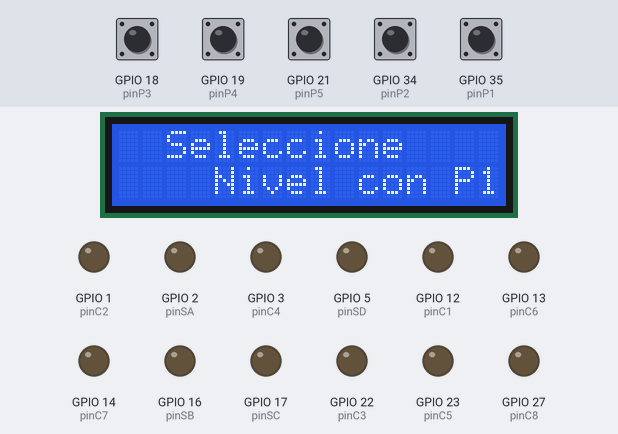
The sketch below on a simulated ESP32. Shown: 16×2 character LCD, output pins drawn as LEDs (lit = HIGH). Inputs (shaded band) come from the test bench; at power-on: GPIO 18 (pinP3), GPIO 19 (pinP4), GPIO 21 (pinP5), GPIO 34 (pinP2), GPIO 35 (pinP1) HIGH.

Above: at 1.2 s.
1.3 s: GPIO 35 (pinP1) pulled LOW for 0.15 s
At 2.2 s:
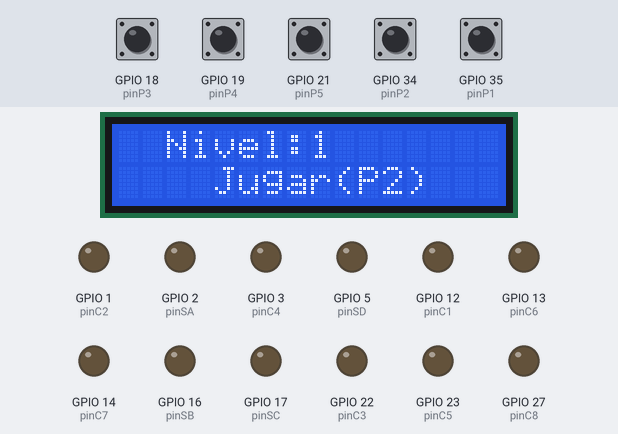
2.9 s: GPIO 34 (pinP2) pulled LOW for 0.15 s
At 4.2 s:
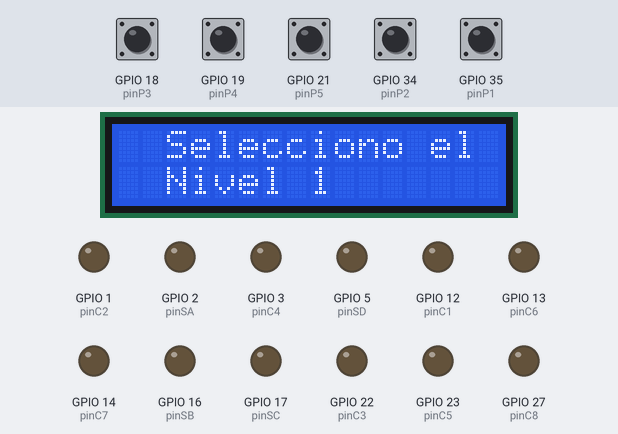
6.0 s: GPIO 18 (pinP3) pulled LOW for 0.15 s
At 6.9 s:
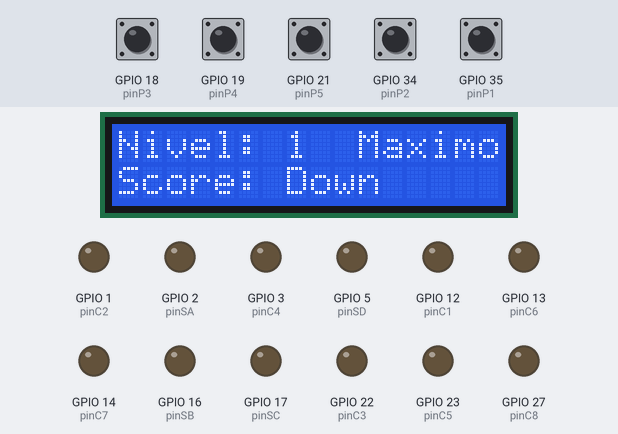
8.0 s: GPIO 21 (pinP5) pulled LOW for 0.15 s
At 9.6 s:
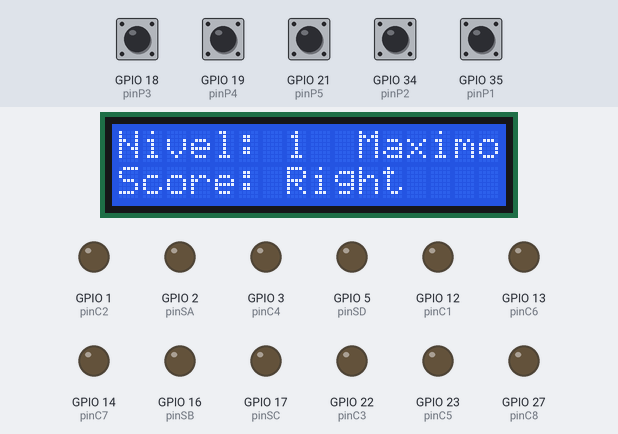
11.1 s: GPIO 19 (pinP4) pulled LOW for 0.15 s
At 12.3 s:
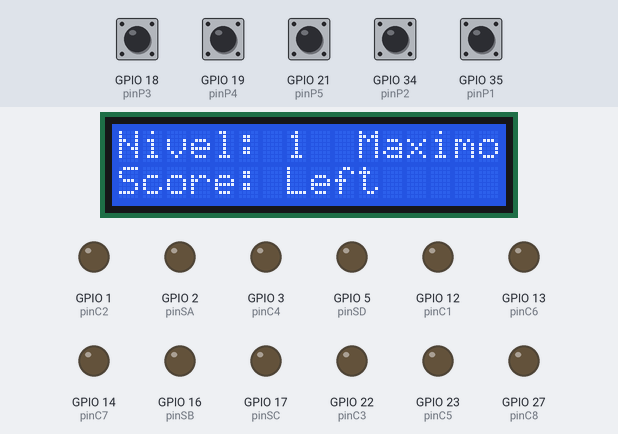
12.9 s: GPIO 34 (pinP2) pulled LOW for 1 s
At 13.6 s:
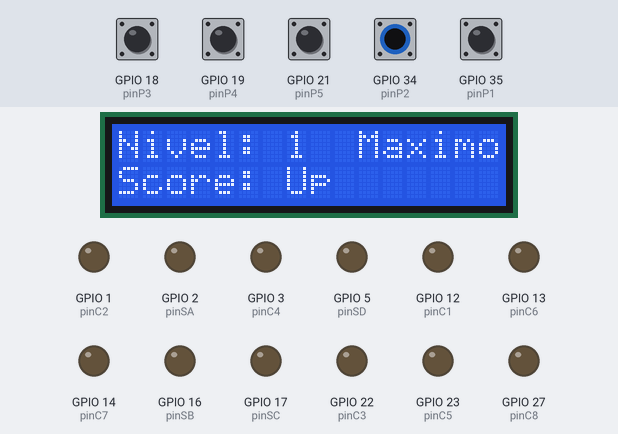
Timing chart, 0 to 15.9 s (numbered marks = the images above; inputs shaded):
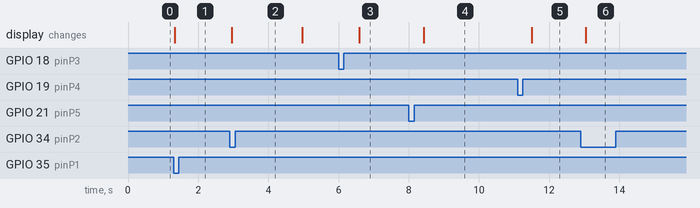

Measured:
- after the input at 1.3 s, the display: changes at once (image 1)
- after the input at 2.9 s, the display: changes after 0.06 s (image 2)
- after the input at 6.0 s, the display: changes after 0.59 s (image 3)
- after the input at 8.0 s, the display: changes after 0.42 s (image 4)
- after the input at 11.1 s, the display: changes after 0.40 s (image 5)
- after the input at 12.9 s, the display: changes after 0.14 s (image 6)

The sketch:

Proyecto_1.ino
```cpp
//################### 1.Definición de Librerias ###################
using namespace std;
#include <LiquidCrystal.h>

//################### 2. Definición de Variables ###################

//Pines de las Columnas


#define pinC1 12
#define pinC2 1
#define pinC3 22
#define pinC4 3
#define pinC5 23
#define pinC6 13
#define pinC7 14
#define pinC8 27


//Pines de las filas
#define pinSA 2
#define pinSB 16
#define pinSC 17
#define pinSD 5

/*3
  Pines con resistencia de pull-up interna (INPUT_PULLUP):
  GPIO14, GPIO16, GPIO17, GPIO18, GPIO19, GPIO21, GPIO22 y GPIO23.
*/


//Pines de los Pulsadores
//#define pinP1 16 //Pulsador de Inicio
#define pinP1 35 //Pulsador de Inicio

#define pinP2 34 //Pulsador de Arriba     Sentido = 1
#define pinP3 18 //Pulsador de Abajo      Sentido = 2
#define pinP4 19 //Pulsador de Izquierda  Sentido = 3
#define pinP5 21 //Pulsador de Derecha    Sentido = 4

// ----------- PRUEBAS  -------------------
#define LED 2 //Define GPIO2


//Pines de la Pantalla

//Define los pines utilizados del ESP32 de acuerdo a la sintaxis de la libreria
const uint8_t RS = 15, EN = 4, D4 = 26, D5 = 25, D6 = 33, D7 = 32;

//################### 3.Inicialización de Variables ###################

LiquidCrystal lcd(RS, EN, D4, D5, D6, D7); //Define el objeto "lcd"


//--------------- Pulsadores -----------------
volatile uint8_t bandera_P1, bandera_P2, bandera_P3, bandera_P4, bandera_P5 ;
volatile uint16_t tiempo_P1, tiempo_P2, tiempo_P3, tiempo_P4, tiempo_P5;
volatile uint32_t rebote_P1, rebote_P2, rebote_P3, rebote_P4, rebote_P5;
int contador_P1 = 0;
int contador_P2 = 0;
int contador_P3 = 0;
int contador_P4 = 0;
int contador_P5 = 0;

//--------------------------

//Variables Auxiliares
int Nivel = 1;
int Sentido = 0;
bool Seleccion_Nivel = true;
bool Inicio_Juego = false;
bool Pausa_Juego = false;

int Velocidad = 1;
int num_fig_ale;

int x = 0;
int y = 0;
int n = 3;


String Figura_Random;

// Definición de Figuras


// Figura 1
int L[3][4] = {
  { 1, 0, 0, 0},  // 1
  { 1, 0, 0, 0},  // 2
  { 1, 1, 0, 0},  // 3
};

// Figura 2
int Linv[3][4] = {
  { 0, 1, 0, 0 },  // 1
  { 0, 1, 0, 0 },  // 2
  { 1, 1, 0, 0 },  // 3
};

// Figura 3
int Z[3][4] = {
  { 1, 1, 0, 0 },  // 1
  { 0, 1, 1, 0 },  // 2
  { 0, 0, 0, 0 },  // 2
};

// Figura 4
int Zinv[3][4] = {
  { 0, 1, 1, 0 },  // 1
  { 1, 1, 0, 0 },  // 2
  { 0, 0, 0, 0 },  // 2
};

// Figura 5
int line[4][4] = {
  { 1, 0, 0, 0 },  // 1
  { 1, 0, 0, 0 },  // 2
  { 1, 0, 0, 0 },  // 3
  { 1, 0, 0, 0 },  // 4
};

// Figura 6
int T[3][4] = {
  { 0, 1, 0, 0 },  // 1
  { 1, 1, 1, 0 },  // 2
  { 0, 0, 0, 0 },  // 3
};

// Figura 7
int sqr[2][4] = {
  { 1, 1, 0, 0 },  // 1
  { 1, 1, 0, 0 },  // 2
};

int mem[16][8] = {
  { 0, 0, 0, 0, 0, 0, 0, 0 },  // 1
  { 0, 0, 0, 0, 0, 0, 0, 0 },  // 2
  { 0, 0, 0, 0, 0, 0, 0, 0 },  // 3
  { 0, 0, 0, 0, 0, 0, 0, 0 },  // 4
  { 0, 0, 0, 0, 0, 0, 0, 0 },  // 5
  { 0, 0, 0, 0, 0, 0, 0, 0 },  // 6
  { 0, 0, 0, 0, 0, 0, 0, 0 },  // 7
  { 0, 0, 0, 0, 0, 0, 0, 0 },  // 8
  { 0, 0, 0, 0, 0, 0, 0, 0 },  // 9
  { 0, 0, 0, 0, 0, 0, 0, 0 },  // 10
  { 0, 0, 0, 0, 0, 0, 0, 0 },  // 11
  { 0, 0, 0, 0, 0, 0, 0, 0 },  // 12
  { 0, 0, 0, 0, 0, 0, 0, 0 },  // 13
  { 0, 0, 0, 0, 0, 0, 0, 0 },  // 14
  { 0, 0, 0, 0, 0, 0, 0, 0 },  // 15
  { 0, 0, 0, 0, 0, 0, 0, 0 }   // 16
};

int canvas[16][8] = {
  { 0, 0, 0, 0, 0, 0, 0, 0 },  // 1
  { 0, 0, 0, 0, 0, 0, 0, 0 },  // 2
  { 0, 0, 0, 0, 0, 0, 0, 0 },  // 3
  { 0, 0, 0, 0, 0, 0, 0, 0 },  // 4
  { 0, 0, 0, 0, 0, 0, 0, 0 },  // 5
  { 0, 0, 0, 0, 0, 0, 0, 0 },  // 6
  { 0, 0, 0, 0, 0, 0, 0, 0 },  // 7
  { 0, 0, 0, 0, 0, 0, 0, 0 },  // 8
  { 0, 0, 0, 0, 0, 0, 0, 0 },  // 9
  { 0, 0, 0, 0, 0, 0, 0, 0 },  // 10
  { 0, 0, 0, 0, 0, 0, 0, 0 },  // 11
  { 0, 0, 0, 0, 0, 0, 0, 0 },  // 12
  { 0, 0, 0, 0, 0, 0, 0, 0 },  // 13
  { 0, 0, 0, 0, 0, 0, 0, 0 },  // 14
  { 0, 0, 0, 0, 0, 0, 0, 0 },  // 15
  { 0, 0, 0, 0, 0, 0, 0, 0 }   // 16
};


// DEFINICION INTERRUPCIONES :

//********************** PARA PULSADORES **********************
void IRAM_ATTR Int_P1() {
  contador_P1++;
  Rebote_P1();
  if (Inicio_Juego) {
    //Se activa la Funcionalidad de Pausa y Despausa
    if (Pausa_Juego) {
      Pausa_Juego = false;
    } else {
      Pausa_Juego = true;
    }

  }
}
void IRAM_ATTR Int_P2() {
  contador_P2++;
  Rebote_P2();

  if (Inicio_Juego) {
    if (Pausa_Juego) {
      Sentido = 0;
    } else {
      Sentido = 1; //Arriba
    }
  }


}
void IRAM_ATTR Int_P3() {
  contador_P3++;
  Rebote_P3();

  if (Inicio_Juego) {
    if (Pausa_Juego) {
      Sentido = 0;
    } else {
      Sentido = 2; //Abajo
    }
  }

}
void IRAM_ATTR Int_P4() {
  contador_P4++;
  Rebote_P4();

  if (Inicio_Juego) {
    if (Pausa_Juego) {
      Sentido = 0;
    } else {
      Sentido = 3; //Izquierda
    }
  }

}
void IRAM_ATTR Int_P5() {
  contador_P5++;
  Rebote_P5();

  if (Inicio_Juego) {
    if (Pausa_Juego) {
      Sentido = 0;
    } else {
      Sentido = 4; //Derecha
    }
  }

}
//**************************************************


void setup() {
  lcd.begin(16, 2); //Configurar LCD de tamaño 16x2

  //Configuracion Pulsadores
  pinMode(pinP1, INPUT_PULLUP); //Configurar GPIO16 como entrada para leer estado de pulsador N.A.
  pinMode(pinP2, INPUT_PULLUP); //Configurar GPIO17 como entrada
  pinMode(pinP3, INPUT_PULLUP); //Configurar GPIO18 como entrada
  pinMode(pinP4, INPUT_PULLUP); //Configurar GPIO19 como entrada
  pinMode(pinP5, INPUT_PULLUP); //Configurar GPIO21 como entrada

  //Configuracion de las Columnas
  pinMode(pinC1, OUTPUT);
  pinMode(pinC2, OUTPUT);
  pinMode(pinC3, OUTPUT);
  pinMode(pinC4, OUTPUT);
  pinMode(pinC5, OUTPUT);
  pinMode(pinC6, OUTPUT);
  pinMode(pinC7, OUTPUT);
  pinMode(pinC8, OUTPUT);

  //Configuracion de las Filas
  pinMode(pinSA, OUTPUT);
  pinMode(pinSB, OUTPUT);
  pinMode(pinSC, OUTPUT);
  pinMode(pinSD, OUTPUT);

  //Configuración Interrupciones Pulsadores
  attachInterrupt(digitalPinToInterrupt(pinP1), Int_P1, FALLING); //Habilita int. generada por el GPIO16
  attachInterrupt(digitalPinToInterrupt(pinP2), Int_P2, FALLING); //Habilita int. generada por el GPIO16
  attachInterrupt(digitalPinToInterrupt(pinP3), Int_P3, FALLING); //Habilita int. generada por el GPIO16
  attachInterrupt(digitalPinToInterrupt(pinP4), Int_P4, FALLING); //Habilita int. generada por el GPIO16
  attachInterrupt(digitalPinToInterrupt(pinP5), Int_P5, FALLING); //Habilita int. generada por el GPIO16
  tiempo_P1 = 250; tiempo_P2 = 250; tiempo_P3 = 250; tiempo_P4 = 250; tiempo_P5 = 250;
  bandera_P1 = 0; bandera_P2 = 0; bandera_P3 = 0; bandera_P4 = 0; bandera_P5 = 0;


}

void loop() {

  //Inicio Juego
  Pantalla_Inicio();
  if (Seleccion_Nivel) {
    if (contador_P1 > 0) {
      Pantalla_Nivel();
      if (contador_P1 > 5) {
        contador_P1 = 1;
      }
      lcd.setCursor(8, 0);
      lcd.print(contador_P1);

      //Selección Nivel

      if (contador_P2 > 0) {
        lcd.clear();
        lcd.setCursor(2, 0);
        lcd.print("Selecciono el ");
        lcd.setCursor(2, 1);
        lcd.print("Nivel ");
        lcd.print(contador_P1);
        delay(2000);
        Nivel = contador_P1;
        contador_P2 = 0;
        Seleccion_Nivel = false;
        Inicio_Juego = true;
      }

    } else {
      Pantalla_Selector_Nivel();
      contador_P2 = 0;
      contador_P3 = 0;
      contador_P4 = 0;
      contador_P5 = 0;

    }

  }

  if (Inicio_Juego) {
    if (Pausa_Juego) {
      Pantalla_Pausa();
    } else {
      Pantalla_Juego(Nivel);
      lcd.setCursor(7, 1);
      switch (Sentido) {
        case 0:
        lcd.print("Def");
        break;
        case 1:
        lcd.print("Up");
          break;
        case 2:
        lcd.print("Down");
          break;
        case 3:
        lcd.print("Left");
          break;
        case 4:
        lcd.print("Right");
          break;
      }

    //Pruebas Pantalla


    }
  }

  Pulsador1_();
  Pulsador2_();
  Pulsador3_();
  Pulsador4_();
  Pulsador5_();
}

/*
  void Generacion_Figura() {
  int Matriz_impresion[][];
  num_fig_ale = random(1, 7);
  switch (num_fig_ale) {
    case 1:
      Figura_Random = "L";
      Matriz_impresion = L;
      break;
    case 2:
      Figura_Random = "Linv";
      Matriz_impresion = Linv;
      break;
    case 3:
      Figura_Random = "Z";
      Matriz_impresion = Z;
      break;
    case 4:
      Figura_Random = "Zinv";
      Matriz_impresion = Zinv;
      break;
    case 5:
      Figura_Random = "Line";
      Matriz_impresion = line;
      break;
    case 6:
      Figura_Random = "T";
      Matriz_impresion = T;
      break;
    case 7:
      Figura_Random = "Cube";
      Matriz_impresion = sqr;
      break;
  }
  return Matriz_impresion;
  }
*/


void Pantalla_Inicio() {
  lcd.clear();
  lcd.setCursor(2, 0); //Ubicar cursor en la columna 3 fila 0
  lcd.print("Bienvenido"); //Imprimir mensaje en la LCD
  lcd.setCursor(2, 1); //Ubicar cursor en la columna 3 fila 0
  lcd.print("Pulse P1"); //Imprimir mensaje en la LCD
  lcd.clear();
}
void Pantalla_Selector_Nivel() {
  lcd.clear();
  lcd.setCursor(2, 0); //Ubicar cursor en la columna 3 fila 0
  lcd.print("Seleccione"); //Imprimir mensaje en la LCD
  lcd.setCursor(4, 1 ); //Ubicar cursor en la columna 3 fila 0
  lcd.print("Nivel con P1"); //Imprimir mensaje en la LCD
}
void Pantalla_Nivel() {
  //lcd.clear();
  lcd.setCursor(2, 0); //Ubicar cursor en la columna 3 fila 0
  lcd.print("Nivel: "); //Imprimir mensaje en la LCD
  lcd.setCursor(4, 1);
  lcd.print("Jugar(P2)"); //Imprimir mensaje en la LCD
}
void Pantalla_Juego(int nivel) {
  lcd.clear();
  lcd.setCursor(0, 0); //Ubicar cursor en la columna 3 fila 0
  lcd.print("Nivel: "); //Imprimir mensaje en la LCD
  lcd.print(nivel); //Imprimir mensaje en la LCD
  lcd.setCursor(10, 0);
  lcd.print("Maximo:"); //Imprimir mensaje en la LCD
  lcd.setCursor(0, 1);
  lcd.print("Score:"); //Imprimir mensaje en la LCD
}

void Pantalla_Pausa() {
  //lcd.clear();
  lcd.setCursor(2, 0); //Ubicar cursor en la columna 3 fila 0
  lcd.print("Juego Pausado"); //Imprimir mensaje en la LCD
  lcd.setCursor(2, 1);
  lcd.print("Reanudar (P1)"); //Imprimir mensaje en la LCD
}


//*************** PULSADORES *************************

void Pulsador1_() {

  delay(tiempo_P1);
  if (millis() - rebote_P1 > 300 && bandera_P1) {
    bandera_P1 = 0;
    attachInterrupt(digitalPinToInterrupt(pinP1), Int_P1, FALLING); //Habilita nuevamente int. generada por el GPIO16
  }
}
void Pulsador2_() {

  delay(tiempo_P1);
  if (millis() - rebote_P2 > 300 && bandera_P2) {
    bandera_P2 = 0;
    attachInterrupt(digitalPinToInterrupt(pinP2), Int_P2, FALLING); //Habilita nuevamente int. generada por el GPIO16
  }
}
void Pulsador3_() {

  delay(tiempo_P3);
  if (millis() - rebote_P3 > 300 && bandera_P3) {
    bandera_P3 = 0;
    attachInterrupt(digitalPinToInterrupt(pinP3), Int_P3, FALLING); //Habilita nuevamente int. generada por el GPIO16
  }
}
void Pulsador4_() {

  delay(tiempo_P1);
  if (millis() - rebote_P4 > 300 && bandera_P4) {
    bandera_P4 = 0;
    attachInterrupt(digitalPinToInterrupt(pinP4), Int_P4, FALLING); //Habilita nuevamente int. generada por el GPIO16
  }
}
void Pulsador5_() {

  delay(tiempo_P5);
  if (millis() - rebote_P5 > 300 && bandera_P5) {
    bandera_P5 = 0;
    attachInterrupt(digitalPinToInterrupt(pinP5), Int_P5, FALLING); //Habilita nuevamente int. generada por el GPIO16
  }
}
void Rebote_P1() {
  if (tiempo_P1 == 250) {
    tiempo_P1 = 100;
  } else {
    tiempo_P1 = 250;
  }
  bandera_P1 = 1; //Activa bandera para indicar ingreso a rutina de interrupción
  rebote_P1 = millis(); //Lee el valor actual de la función millis()
  detachInterrupt(digitalPinToInterrupt(pinP1)); //Deshabilita int. del GPIO16
}

void Rebote_P2() {
  if (tiempo_P2 == 250) {
    tiempo_P2 = 100;
  } else {
    tiempo_P2 = 250;
  }
  bandera_P2 = 1; //Activa bandera para indicar ingreso a rutina de interrupción
  rebote_P2 = millis(); //Lee el valor actual de la función millis()
  detachInterrupt(digitalPinToInterrupt(pinP2)); //Deshabilita int. del GPIO16
}
void Rebote_P3() {
  if (tiempo_P3 == 250) {
    tiempo_P3 = 100;
  } else {
    tiempo_P3 = 250;
  }
  bandera_P3 = 1; //Activa bandera para indicar ingreso a rutina de interrupción
  rebote_P3 = millis(); //Lee el valor actual de la función millis()
  detachInterrupt(digitalPinToInterrupt(pinP3)); //Deshabilita int. del GPIO16
}
void Rebote_P4() {
  if (tiempo_P4 == 250) {
    tiempo_P4 = 100;
  } else {
    tiempo_P4 = 250;
  }
  bandera_P4 = 1; //Activa bandera para indicar ingreso a rutina de interrupción
  rebote_P4 = millis(); //Lee el valor actual de la función millis()
  detachInterrupt(digitalPinToInterrupt(pinP4)); //Deshabilita int. del GPIO16
}
void Rebote_P5() {
  if (tiempo_P5 == 250) {
    tiempo_P5 = 100;
  } else {
    tiempo_P5 = 250;
  }
  bandera_P5 = 1; //Activa bandera para indicar ingreso a rutina de interrupción
  rebote_P5 = millis(); //Lee el valor actual de la función millis()
  detachInterrupt(digitalPinToInterrupt(pinP5)); //Deshabilita int. del GPIO16
}
```
